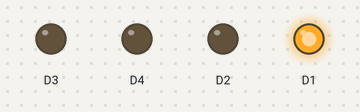
A sketch run on a simulated ESP8266 (NodeMCU). Parts: output pins drawn as LEDs (lit = HIGH).

Above: at 0.2 s.
At 1.2 s:
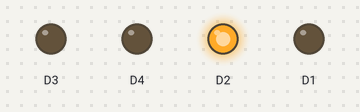
At 2.2 s:
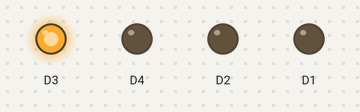
At 3.2 s:
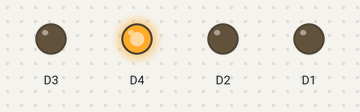
At 4.7 s:
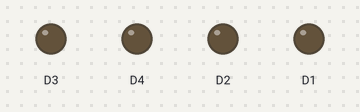
Timing chart, 0 to 5.2 s (numbered marks = the images above):
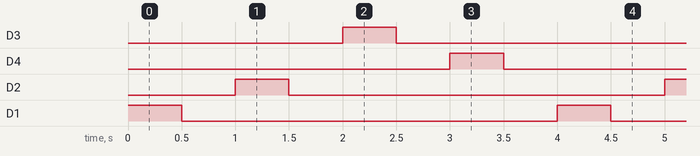

The sketch:

nodemcu_D1_port_test_blink.ino
```cpp
void setup() {
  // put your setup code here, to run once:
  Serial.begin(115200);
  pinMode(D1,OUTPUT);
  pinMode(D2,OUTPUT);
  pinMode(D3,OUTPUT);
  pinMode(D4,OUTPUT);


}

int i=1;

void loop() {
  // put your main code here, to run repeatedly:

  switch(i){
    case 1:
      digitalWrite(D1,HIGH);
      delay(500);
      digitalWrite(D1,LOW);
      delay(500);
      i++;
      break;
    case 2:
      digitalWrite(D2,HIGH);
      delay(500);
      digitalWrite(D2,LOW);
      delay(500);
      i++;
      break;
    case 3:
      digitalWrite(D3,HIGH);
      delay(500);
      digitalWrite(D3,LOW);
      delay(500);
      i++;
      break;
    case 4:
      digitalWrite(D4,HIGH);
      delay(500);
      digitalWrite(D4,LOW);
      delay(500);
      i=1;
      break;
  }
}
```

Measured:
- by itself, D3, D4, D2, D1: alternates HIGH for 0.50 s and LOW for 3.5 s
- by itself, everything shown: repeats every 4.0 s, in 8 steps
